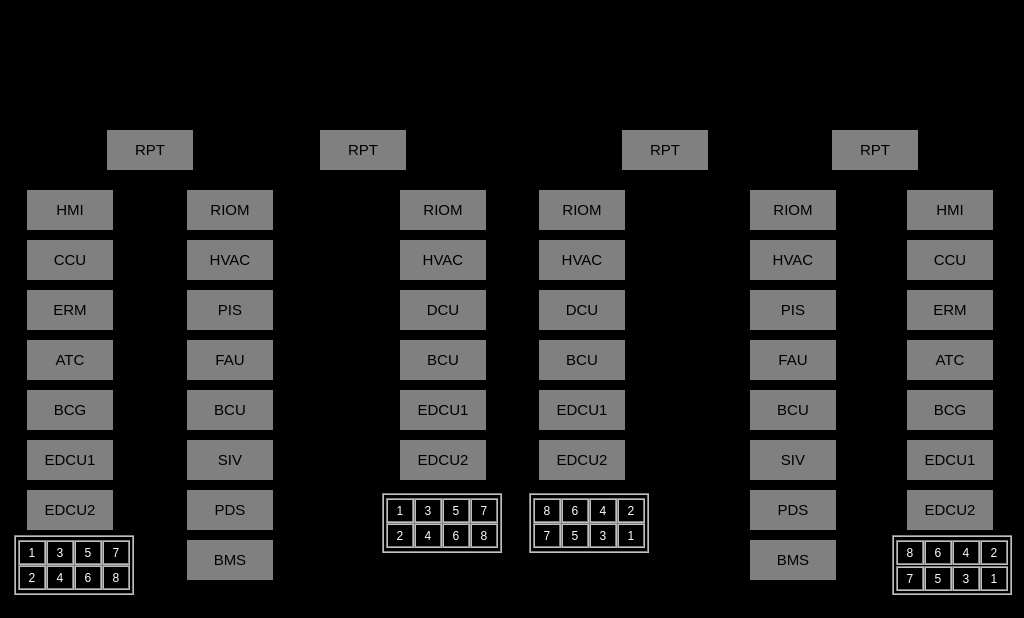
<?xml version="1.0" encoding="UTF-8"?>
<ui version="4.0">
 <class>NetWork</class>
 <widget class="QWidget" name="NetWork">
  <property name="geometry">
   <rect>
    <x>0</x>
    <y>0</y>
    <width>1024</width>
    <height>618</height>
   </rect>
  </property>
  <property name="windowTitle">
   <string>Form</string>
  </property>
  <property name="styleSheet">
   <string notr="true">QLabel
{
	color: white;
	border: 2px groove, gray;
    border-color: gray;
	font: 20px, &quot;SimHei&quot;;
	
}

QWidget
{
	background-color: black;
}</string>
  </property>
  <widget class="QLabel" name="rpt1">
   <property name="geometry">
    <rect>
     <x>107</x>
     <y>130</y>
     <width>86</width>
     <height>40</height>
    </rect>
   </property>
   <property name="styleSheet">
    <string notr="true">font: 15px;
color: rgb(0,0,0);
background-color: gray;
border: 0px;</string>
   </property>
   <property name="text">
    <string>RPT</string>
   </property>
   <property name="alignment">
    <set>Qt::AlignCenter</set>
   </property>
  </widget>
  <widget class="QLabel" name="rpt2">
   <property name="geometry">
    <rect>
     <x>320</x>
     <y>130</y>
     <width>86</width>
     <height>40</height>
    </rect>
   </property>
   <property name="styleSheet">
    <string notr="true">font: 15px;
color: rgb(0,0,0);
background-color: gray;
border: 0px;</string>
   </property>
   <property name="text">
    <string>RPT</string>
   </property>
   <property name="alignment">
    <set>Qt::AlignCenter</set>
   </property>
  </widget>
  <widget class="QLabel" name="rpt3">
   <property name="geometry">
    <rect>
     <x>622</x>
     <y>130</y>
     <width>86</width>
     <height>40</height>
    </rect>
   </property>
   <property name="styleSheet">
    <string notr="true">font: 15px;
color: rgb(0,0,0);
background-color: gray;
border: 0px;</string>
   </property>
   <property name="text">
    <string>RPT</string>
   </property>
   <property name="alignment">
    <set>Qt::AlignCenter</set>
   </property>
  </widget>
  <widget class="QLabel" name="rpt4">
   <property name="geometry">
    <rect>
     <x>832</x>
     <y>130</y>
     <width>86</width>
     <height>40</height>
    </rect>
   </property>
   <property name="styleSheet">
    <string notr="true">font: 15px;
color: rgb(0,0,0);
background-color: gray;
border: 0px;</string>
   </property>
   <property name="text">
    <string>RPT</string>
   </property>
   <property name="alignment">
    <set>Qt::AlignCenter</set>
   </property>
  </widget>
  <widget class="QLabel" name="hmi1">
   <property name="geometry">
    <rect>
     <x>27</x>
     <y>190</y>
     <width>86</width>
     <height>40</height>
    </rect>
   </property>
   <property name="styleSheet">
    <string notr="true">font: 15px;
color: rgb(0,0,0);
background-color: gray;
border: 0px;</string>
   </property>
   <property name="text">
    <string>HMI</string>
   </property>
   <property name="alignment">
    <set>Qt::AlignCenter</set>
   </property>
  </widget>
  <widget class="QLabel" name="hmi2">
   <property name="geometry">
    <rect>
     <x>907</x>
     <y>190</y>
     <width>86</width>
     <height>40</height>
    </rect>
   </property>
   <property name="styleSheet">
    <string notr="true">font: 15px;
color: rgb(0,0,0);
background-color: gray;
border: 0px;</string>
   </property>
   <property name="text">
    <string>HMI</string>
   </property>
   <property name="alignment">
    <set>Qt::AlignCenter</set>
   </property>
  </widget>
  <widget class="QLabel" name="ccu1">
   <property name="geometry">
    <rect>
     <x>27</x>
     <y>240</y>
     <width>86</width>
     <height>40</height>
    </rect>
   </property>
   <property name="styleSheet">
    <string notr="true">font: 15px;
color: rgb(0,0,0);
background-color: gray;
border: 0px;</string>
   </property>
   <property name="text">
    <string>CCU</string>
   </property>
   <property name="alignment">
    <set>Qt::AlignCenter</set>
   </property>
  </widget>
  <widget class="QLabel" name="ccu2">
   <property name="geometry">
    <rect>
     <x>907</x>
     <y>240</y>
     <width>86</width>
     <height>40</height>
    </rect>
   </property>
   <property name="styleSheet">
    <string notr="true">font: 15px;
color: rgb(0,0,0);
background-color: gray;
border: 0px;</string>
   </property>
   <property name="text">
    <string>CCU</string>
   </property>
   <property name="alignment">
    <set>Qt::AlignCenter</set>
   </property>
  </widget>
  <widget class="QLabel" name="erm1">
   <property name="geometry">
    <rect>
     <x>27</x>
     <y>290</y>
     <width>86</width>
     <height>40</height>
    </rect>
   </property>
   <property name="styleSheet">
    <string notr="true">font: 15px;
color: rgb(0,0,0);
background-color: gray;
border: 0px;</string>
   </property>
   <property name="text">
    <string>ERM</string>
   </property>
   <property name="alignment">
    <set>Qt::AlignCenter</set>
   </property>
  </widget>
  <widget class="QLabel" name="erm2">
   <property name="geometry">
    <rect>
     <x>907</x>
     <y>290</y>
     <width>86</width>
     <height>40</height>
    </rect>
   </property>
   <property name="styleSheet">
    <string notr="true">font: 15px;
color: rgb(0,0,0);
background-color: gray;
border: 0px;</string>
   </property>
   <property name="text">
    <string>ERM</string>
   </property>
   <property name="alignment">
    <set>Qt::AlignCenter</set>
   </property>
  </widget>
  <widget class="QLabel" name="riom1">
   <property name="geometry">
    <rect>
     <x>187</x>
     <y>190</y>
     <width>86</width>
     <height>40</height>
    </rect>
   </property>
   <property name="styleSheet">
    <string notr="true">font: 15px;
color: rgb(0,0,0);
background-color: gray;
border: 0px;</string>
   </property>
   <property name="text">
    <string>RIOM</string>
   </property>
   <property name="alignment">
    <set>Qt::AlignCenter</set>
   </property>
  </widget>
  <widget class="QLabel" name="riom2">
   <property name="geometry">
    <rect>
     <x>400</x>
     <y>190</y>
     <width>86</width>
     <height>40</height>
    </rect>
   </property>
   <property name="styleSheet">
    <string notr="true">font: 15px;
color: rgb(0,0,0);
background-color: gray;
border: 0px;</string>
   </property>
   <property name="text">
    <string>RIOM</string>
   </property>
   <property name="alignment">
    <set>Qt::AlignCenter</set>
   </property>
  </widget>
  <widget class="QLabel" name="riom3">
   <property name="geometry">
    <rect>
     <x>539</x>
     <y>190</y>
     <width>86</width>
     <height>40</height>
    </rect>
   </property>
   <property name="styleSheet">
    <string notr="true">font: 15px;
color: rgb(0,0,0);
background-color: gray;
border: 0px;</string>
   </property>
   <property name="text">
    <string>RIOM</string>
   </property>
   <property name="alignment">
    <set>Qt::AlignCenter</set>
   </property>
  </widget>
  <widget class="QLabel" name="riom4">
   <property name="geometry">
    <rect>
     <x>750</x>
     <y>190</y>
     <width>86</width>
     <height>40</height>
    </rect>
   </property>
   <property name="styleSheet">
    <string notr="true">font: 15px;
color: rgb(0,0,0);
background-color: gray;
border: 0px;</string>
   </property>
   <property name="text">
    <string>RIOM</string>
   </property>
   <property name="alignment">
    <set>Qt::AlignCenter</set>
   </property>
  </widget>
  <widget class="QLabel" name="HVAC1">
   <property name="geometry">
    <rect>
     <x>187</x>
     <y>240</y>
     <width>86</width>
     <height>40</height>
    </rect>
   </property>
   <property name="styleSheet">
    <string notr="true">font: 15px;
color: rgb(0,0,0);
background-color: gray;
border: 0px;</string>
   </property>
   <property name="text">
    <string>HVAC</string>
   </property>
   <property name="alignment">
    <set>Qt::AlignCenter</set>
   </property>
  </widget>
  <widget class="QLabel" name="HVAC2">
   <property name="geometry">
    <rect>
     <x>400</x>
     <y>240</y>
     <width>86</width>
     <height>40</height>
    </rect>
   </property>
   <property name="styleSheet">
    <string notr="true">font: 15px;
color: rgb(0,0,0);
background-color: gray;
border: 0px;</string>
   </property>
   <property name="text">
    <string>HVAC</string>
   </property>
   <property name="alignment">
    <set>Qt::AlignCenter</set>
   </property>
  </widget>
  <widget class="QLabel" name="HVAC3">
   <property name="geometry">
    <rect>
     <x>539</x>
     <y>240</y>
     <width>86</width>
     <height>40</height>
    </rect>
   </property>
   <property name="styleSheet">
    <string notr="true">font: 15px;
color: rgb(0,0,0);
background-color: gray;
border: 0px;</string>
   </property>
   <property name="text">
    <string>HVAC</string>
   </property>
   <property name="alignment">
    <set>Qt::AlignCenter</set>
   </property>
  </widget>
  <widget class="QLabel" name="HVAC4">
   <property name="geometry">
    <rect>
     <x>750</x>
     <y>240</y>
     <width>86</width>
     <height>40</height>
    </rect>
   </property>
   <property name="styleSheet">
    <string notr="true">font: 15px;
color: rgb(0,0,0);
background-color: gray;
border: 0px;</string>
   </property>
   <property name="text">
    <string>HVAC</string>
   </property>
   <property name="alignment">
    <set>Qt::AlignCenter</set>
   </property>
  </widget>
  <widget class="QLabel" name="pis1">
   <property name="geometry">
    <rect>
     <x>187</x>
     <y>290</y>
     <width>86</width>
     <height>40</height>
    </rect>
   </property>
   <property name="styleSheet">
    <string notr="true">font: 15px;
color: rgb(0,0,0);
background-color: gray;
border: 0px;</string>
   </property>
   <property name="text">
    <string>PIS</string>
   </property>
   <property name="alignment">
    <set>Qt::AlignCenter</set>
   </property>
  </widget>
  <widget class="QLabel" name="pis2">
   <property name="geometry">
    <rect>
     <x>750</x>
     <y>290</y>
     <width>86</width>
     <height>40</height>
    </rect>
   </property>
   <property name="styleSheet">
    <string notr="true">font: 15px;
color: rgb(0,0,0);
background-color: gray;
border: 0px;</string>
   </property>
   <property name="text">
    <string>PIS</string>
   </property>
   <property name="alignment">
    <set>Qt::AlignCenter</set>
   </property>
  </widget>
  <widget class="QLabel" name="dcu1">
   <property name="geometry">
    <rect>
     <x>400</x>
     <y>290</y>
     <width>86</width>
     <height>40</height>
    </rect>
   </property>
   <property name="styleSheet">
    <string notr="true">font: 15px;
color: rgb(0,0,0);
background-color: gray;
border: 0px;</string>
   </property>
   <property name="text">
    <string>DCU</string>
   </property>
   <property name="alignment">
    <set>Qt::AlignCenter</set>
   </property>
  </widget>
  <widget class="QLabel" name="dcu2">
   <property name="geometry">
    <rect>
     <x>539</x>
     <y>290</y>
     <width>86</width>
     <height>40</height>
    </rect>
   </property>
   <property name="styleSheet">
    <string notr="true">font: 15px;
color: rgb(0,0,0);
background-color: gray;
border: 0px;</string>
   </property>
   <property name="text">
    <string>DCU</string>
   </property>
   <property name="alignment">
    <set>Qt::AlignCenter</set>
   </property>
  </widget>
  <widget class="QLabel" name="edcu1">
   <property name="geometry">
    <rect>
     <x>27</x>
     <y>440</y>
     <width>86</width>
     <height>40</height>
    </rect>
   </property>
   <property name="styleSheet">
    <string notr="true">font: 15px;
color: rgb(0,0,0);
background-color: gray;
border: 0px;</string>
   </property>
   <property name="text">
    <string>EDCU1</string>
   </property>
   <property name="alignment">
    <set>Qt::AlignCenter</set>
   </property>
  </widget>
  <widget class="QLabel" name="edcu2">
   <property name="geometry">
    <rect>
     <x>27</x>
     <y>490</y>
     <width>86</width>
     <height>40</height>
    </rect>
   </property>
   <property name="styleSheet">
    <string notr="true">font: 15px;
color: rgb(0,0,0);
background-color: gray;
border: 0px;</string>
   </property>
   <property name="text">
    <string>EDCU2</string>
   </property>
   <property name="alignment">
    <set>Qt::AlignCenter</set>
   </property>
  </widget>
  <widget class="QLabel" name="edcu3">
   <property name="geometry">
    <rect>
     <x>400</x>
     <y>390</y>
     <width>86</width>
     <height>40</height>
    </rect>
   </property>
   <property name="styleSheet">
    <string notr="true">font: 15px;
color: rgb(0,0,0);
background-color: gray;
border: 0px;</string>
   </property>
   <property name="text">
    <string>EDCU1</string>
   </property>
   <property name="alignment">
    <set>Qt::AlignCenter</set>
   </property>
  </widget>
  <widget class="QLabel" name="edcu4">
   <property name="geometry">
    <rect>
     <x>400</x>
     <y>440</y>
     <width>86</width>
     <height>40</height>
    </rect>
   </property>
   <property name="styleSheet">
    <string notr="true">font: 15px;
color: rgb(0,0,0);
background-color: gray;
border: 0px;</string>
   </property>
   <property name="text">
    <string>EDCU2</string>
   </property>
   <property name="alignment">
    <set>Qt::AlignCenter</set>
   </property>
  </widget>
  <widget class="QLabel" name="edcu5">
   <property name="geometry">
    <rect>
     <x>539</x>
     <y>390</y>
     <width>86</width>
     <height>40</height>
    </rect>
   </property>
   <property name="styleSheet">
    <string notr="true">font: 15px;
color: rgb(0,0,0);
background-color: gray;
border: 0px;</string>
   </property>
   <property name="text">
    <string>EDCU1</string>
   </property>
   <property name="alignment">
    <set>Qt::AlignCenter</set>
   </property>
  </widget>
  <widget class="QLabel" name="edcu6">
   <property name="geometry">
    <rect>
     <x>539</x>
     <y>440</y>
     <width>86</width>
     <height>40</height>
    </rect>
   </property>
   <property name="styleSheet">
    <string notr="true">font: 15px;
color: rgb(0,0,0);
background-color: gray;
border: 0px;</string>
   </property>
   <property name="text">
    <string>EDCU2</string>
   </property>
   <property name="alignment">
    <set>Qt::AlignCenter</set>
   </property>
  </widget>
  <widget class="QLabel" name="edcu7">
   <property name="geometry">
    <rect>
     <x>907</x>
     <y>440</y>
     <width>86</width>
     <height>40</height>
    </rect>
   </property>
   <property name="styleSheet">
    <string notr="true">font: 15px;
color: rgb(0,0,0);
background-color: gray;
border: 0px;</string>
   </property>
   <property name="text">
    <string>EDCU1</string>
   </property>
   <property name="alignment">
    <set>Qt::AlignCenter</set>
   </property>
  </widget>
  <widget class="QLabel" name="edcu8">
   <property name="geometry">
    <rect>
     <x>907</x>
     <y>490</y>
     <width>86</width>
     <height>40</height>
    </rect>
   </property>
   <property name="styleSheet">
    <string notr="true">font: 15px;
color: rgb(0,0,0);
background-color: gray;
border: 0px;</string>
   </property>
   <property name="text">
    <string>EDCU2</string>
   </property>
   <property name="alignment">
    <set>Qt::AlignCenter</set>
   </property>
  </widget>
  <widget class="QLabel" name="fau1">
   <property name="geometry">
    <rect>
     <x>187</x>
     <y>340</y>
     <width>86</width>
     <height>40</height>
    </rect>
   </property>
   <property name="styleSheet">
    <string notr="true">font: 15px;
color: rgb(0,0,0);
background-color: gray;
border: 0px;</string>
   </property>
   <property name="text">
    <string>FAU</string>
   </property>
   <property name="alignment">
    <set>Qt::AlignCenter</set>
   </property>
  </widget>
  <widget class="QLabel" name="fau2">
   <property name="geometry">
    <rect>
     <x>750</x>
     <y>340</y>
     <width>86</width>
     <height>40</height>
    </rect>
   </property>
   <property name="styleSheet">
    <string notr="true">font: 15px;
color: rgb(0,0,0);
background-color: gray;
border: 0px;</string>
   </property>
   <property name="text">
    <string>FAU</string>
   </property>
   <property name="alignment">
    <set>Qt::AlignCenter</set>
   </property>
  </widget>
  <widget class="QLabel" name="bcu1">
   <property name="geometry">
    <rect>
     <x>187</x>
     <y>390</y>
     <width>86</width>
     <height>40</height>
    </rect>
   </property>
   <property name="styleSheet">
    <string notr="true">font: 15px;
color: rgb(0,0,0);
background-color: gray;
border: 0px;</string>
   </property>
   <property name="text">
    <string>BCU</string>
   </property>
   <property name="alignment">
    <set>Qt::AlignCenter</set>
   </property>
  </widget>
  <widget class="QLabel" name="bcu4">
   <property name="geometry">
    <rect>
     <x>750</x>
     <y>390</y>
     <width>86</width>
     <height>40</height>
    </rect>
   </property>
   <property name="styleSheet">
    <string notr="true">font: 15px;
color: rgb(0,0,0);
background-color: gray;
border: 0px;</string>
   </property>
   <property name="text">
    <string>BCU</string>
   </property>
   <property name="alignment">
    <set>Qt::AlignCenter</set>
   </property>
  </widget>
  <widget class="QLabel" name="atc1">
   <property name="geometry">
    <rect>
     <x>27</x>
     <y>340</y>
     <width>86</width>
     <height>40</height>
    </rect>
   </property>
   <property name="styleSheet">
    <string notr="true">font: 15px;
color: rgb(0,0,0);
background-color: gray;
border: 0px;</string>
   </property>
   <property name="text">
    <string>ATC</string>
   </property>
   <property name="alignment">
    <set>Qt::AlignCenter</set>
   </property>
  </widget>
  <widget class="QLabel" name="atc2">
   <property name="geometry">
    <rect>
     <x>907</x>
     <y>340</y>
     <width>86</width>
     <height>40</height>
    </rect>
   </property>
   <property name="styleSheet">
    <string notr="true">font: 15px;
color: rgb(0,0,0);
background-color: gray;
border: 0px;</string>
   </property>
   <property name="text">
    <string>ATC</string>
   </property>
   <property name="alignment">
    <set>Qt::AlignCenter</set>
   </property>
  </widget>
  <widget class="QLabel" name="siv1">
   <property name="geometry">
    <rect>
     <x>187</x>
     <y>440</y>
     <width>86</width>
     <height>40</height>
    </rect>
   </property>
   <property name="styleSheet">
    <string notr="true">font: 15px;
color: rgb(0,0,0);
background-color: gray;
border: 0px;</string>
   </property>
   <property name="text">
    <string>SIV</string>
   </property>
   <property name="alignment">
    <set>Qt::AlignCenter</set>
   </property>
  </widget>
  <widget class="QLabel" name="bcu2">
   <property name="geometry">
    <rect>
     <x>400</x>
     <y>340</y>
     <width>86</width>
     <height>40</height>
    </rect>
   </property>
   <property name="styleSheet">
    <string notr="true">font: 15px;
color: rgb(0,0,0);
background-color: gray;
border: 0px;</string>
   </property>
   <property name="text">
    <string>BCU</string>
   </property>
   <property name="alignment">
    <set>Qt::AlignCenter</set>
   </property>
  </widget>
  <widget class="QLabel" name="bcu3">
   <property name="geometry">
    <rect>
     <x>539</x>
     <y>340</y>
     <width>86</width>
     <height>40</height>
    </rect>
   </property>
   <property name="styleSheet">
    <string notr="true">font: 15px;
color: rgb(0,0,0);
background-color: gray;
border: 0px;</string>
   </property>
   <property name="text">
    <string>BCU</string>
   </property>
   <property name="alignment">
    <set>Qt::AlignCenter</set>
   </property>
  </widget>
  <widget class="QLabel" name="siv2">
   <property name="geometry">
    <rect>
     <x>750</x>
     <y>440</y>
     <width>86</width>
     <height>40</height>
    </rect>
   </property>
   <property name="styleSheet">
    <string notr="true">font: 15px;
color: rgb(0,0,0);
background-color: gray;
border: 0px;</string>
   </property>
   <property name="text">
    <string>SIV</string>
   </property>
   <property name="alignment">
    <set>Qt::AlignCenter</set>
   </property>
  </widget>
  <widget class="QLabel" name="PDS1">
   <property name="geometry">
    <rect>
     <x>187</x>
     <y>490</y>
     <width>86</width>
     <height>40</height>
    </rect>
   </property>
   <property name="styleSheet">
    <string notr="true">font: 15px;
color: rgb(0,0,0);
background-color: gray;
border: 0px;</string>
   </property>
   <property name="text">
    <string>PDS</string>
   </property>
   <property name="alignment">
    <set>Qt::AlignCenter</set>
   </property>
  </widget>
  <widget class="QLabel" name="PDS2">
   <property name="geometry">
    <rect>
     <x>750</x>
     <y>490</y>
     <width>86</width>
     <height>40</height>
    </rect>
   </property>
   <property name="styleSheet">
    <string notr="true">font: 15px;
color: rgb(0,0,0);
background-color: gray;
border: 0px;</string>
   </property>
   <property name="text">
    <string>PDS</string>
   </property>
   <property name="alignment">
    <set>Qt::AlignCenter</set>
   </property>
  </widget>
  <widget class="QLabel" name="bcg1">
   <property name="geometry">
    <rect>
     <x>27</x>
     <y>390</y>
     <width>86</width>
     <height>40</height>
    </rect>
   </property>
   <property name="styleSheet">
    <string notr="true">font: 15px;
color: rgb(0,0,0);
background-color: gray;
border: 0px;</string>
   </property>
   <property name="text">
    <string>BCG</string>
   </property>
   <property name="alignment">
    <set>Qt::AlignCenter</set>
   </property>
  </widget>
  <widget class="QLabel" name="bcg2">
   <property name="geometry">
    <rect>
     <x>907</x>
     <y>390</y>
     <width>86</width>
     <height>40</height>
    </rect>
   </property>
   <property name="styleSheet">
    <string notr="true">font: 15px;
color: rgb(0,0,0);
background-color: gray;
border: 0px;</string>
   </property>
   <property name="text">
    <string>BCG</string>
   </property>
   <property name="alignment">
    <set>Qt::AlignCenter</set>
   </property>
  </widget>
  <widget class="QLabel" name="BMS2">
   <property name="geometry">
    <rect>
     <x>750</x>
     <y>540</y>
     <width>86</width>
     <height>40</height>
    </rect>
   </property>
   <property name="styleSheet">
    <string notr="true">font: 15px;
color: rgb(0,0,0);
background-color: gray;
border: 0px;</string>
   </property>
   <property name="text">
    <string>BMS</string>
   </property>
   <property name="alignment">
    <set>Qt::AlignCenter</set>
   </property>
  </widget>
  <widget class="QLabel" name="BMS1">
   <property name="geometry">
    <rect>
     <x>187</x>
     <y>540</y>
     <width>86</width>
     <height>40</height>
    </rect>
   </property>
   <property name="styleSheet">
    <string notr="true">font: 15px;
color: rgb(0,0,0);
background-color: gray;
border: 0px;</string>
   </property>
   <property name="text">
    <string>BMS</string>
   </property>
   <property name="alignment">
    <set>Qt::AlignCenter</set>
   </property>
  </widget>
  <widget class="QLabel" name="label_door11">
   <property name="geometry">
    <rect>
     <x>18</x>
     <y>540</y>
     <width>28</width>
     <height>25</height>
    </rect>
   </property>
   <property name="text">
    <string>1</string>
   </property>
   <property name="alignment">
    <set>Qt::AlignCenter</set>
   </property>
  </widget>
  <widget class="QLabel" name="label_door13">
   <property name="geometry">
    <rect>
     <x>46</x>
     <y>540</y>
     <width>28</width>
     <height>25</height>
    </rect>
   </property>
   <property name="text">
    <string>3</string>
   </property>
   <property name="alignment">
    <set>Qt::AlignCenter</set>
   </property>
  </widget>
  <widget class="QLabel" name="label_door15">
   <property name="geometry">
    <rect>
     <x>74</x>
     <y>540</y>
     <width>28</width>
     <height>25</height>
    </rect>
   </property>
   <property name="text">
    <string>5</string>
   </property>
   <property name="alignment">
    <set>Qt::AlignCenter</set>
   </property>
  </widget>
  <widget class="QLabel" name="label_door17">
   <property name="geometry">
    <rect>
     <x>102</x>
     <y>540</y>
     <width>28</width>
     <height>25</height>
    </rect>
   </property>
   <property name="text">
    <string>7</string>
   </property>
   <property name="alignment">
    <set>Qt::AlignCenter</set>
   </property>
  </widget>
  <widget class="QLabel" name="label_door18">
   <property name="geometry">
    <rect>
     <x>102</x>
     <y>565</y>
     <width>28</width>
     <height>25</height>
    </rect>
   </property>
   <property name="text">
    <string>8</string>
   </property>
   <property name="alignment">
    <set>Qt::AlignCenter</set>
   </property>
  </widget>
  <widget class="QLabel" name="label_door16">
   <property name="geometry">
    <rect>
     <x>74</x>
     <y>565</y>
     <width>28</width>
     <height>25</height>
    </rect>
   </property>
   <property name="text">
    <string>6</string>
   </property>
   <property name="alignment">
    <set>Qt::AlignCenter</set>
   </property>
  </widget>
  <widget class="QLabel" name="label_door12">
   <property name="geometry">
    <rect>
     <x>18</x>
     <y>565</y>
     <width>28</width>
     <height>25</height>
    </rect>
   </property>
   <property name="text">
    <string>2</string>
   </property>
   <property name="alignment">
    <set>Qt::AlignCenter</set>
   </property>
  </widget>
  <widget class="QLabel" name="label_door14">
   <property name="geometry">
    <rect>
     <x>46</x>
     <y>565</y>
     <width>28</width>
     <height>25</height>
    </rect>
   </property>
   <property name="text">
    <string>4</string>
   </property>
   <property name="alignment">
    <set>Qt::AlignCenter</set>
   </property>
  </widget>
  <widget class="QLabel" name="label_door28">
   <property name="geometry">
    <rect>
     <x>470</x>
     <y>523</y>
     <width>28</width>
     <height>25</height>
    </rect>
   </property>
   <property name="text">
    <string>8</string>
   </property>
   <property name="alignment">
    <set>Qt::AlignCenter</set>
   </property>
  </widget>
  <widget class="QLabel" name="label_door24">
   <property name="geometry">
    <rect>
     <x>414</x>
     <y>523</y>
     <width>28</width>
     <height>25</height>
    </rect>
   </property>
   <property name="text">
    <string>4</string>
   </property>
   <property name="alignment">
    <set>Qt::AlignCenter</set>
   </property>
  </widget>
  <widget class="QLabel" name="label_door27">
   <property name="geometry">
    <rect>
     <x>470</x>
     <y>498</y>
     <width>28</width>
     <height>25</height>
    </rect>
   </property>
   <property name="text">
    <string>7</string>
   </property>
   <property name="alignment">
    <set>Qt::AlignCenter</set>
   </property>
  </widget>
  <widget class="QLabel" name="label_door25">
   <property name="geometry">
    <rect>
     <x>442</x>
     <y>498</y>
     <width>28</width>
     <height>25</height>
    </rect>
   </property>
   <property name="text">
    <string>5</string>
   </property>
   <property name="alignment">
    <set>Qt::AlignCenter</set>
   </property>
  </widget>
  <widget class="QLabel" name="label_door22">
   <property name="geometry">
    <rect>
     <x>386</x>
     <y>523</y>
     <width>28</width>
     <height>25</height>
    </rect>
   </property>
   <property name="text">
    <string>2</string>
   </property>
   <property name="alignment">
    <set>Qt::AlignCenter</set>
   </property>
  </widget>
  <widget class="QLabel" name="label_door21">
   <property name="geometry">
    <rect>
     <x>386</x>
     <y>498</y>
     <width>28</width>
     <height>25</height>
    </rect>
   </property>
   <property name="text">
    <string>1</string>
   </property>
   <property name="alignment">
    <set>Qt::AlignCenter</set>
   </property>
  </widget>
  <widget class="QLabel" name="label_door23">
   <property name="geometry">
    <rect>
     <x>414</x>
     <y>498</y>
     <width>28</width>
     <height>25</height>
    </rect>
   </property>
   <property name="text">
    <string>3</string>
   </property>
   <property name="alignment">
    <set>Qt::AlignCenter</set>
   </property>
  </widget>
  <widget class="QLabel" name="label_door26">
   <property name="geometry">
    <rect>
     <x>442</x>
     <y>523</y>
     <width>28</width>
     <height>25</height>
    </rect>
   </property>
   <property name="text">
    <string>6</string>
   </property>
   <property name="alignment">
    <set>Qt::AlignCenter</set>
   </property>
  </widget>
  <widget class="QLabel" name="label_door31">
   <property name="geometry">
    <rect>
     <x>617</x>
     <y>523</y>
     <width>28</width>
     <height>25</height>
    </rect>
   </property>
   <property name="text">
    <string>1</string>
   </property>
   <property name="alignment">
    <set>Qt::AlignCenter</set>
   </property>
  </widget>
  <widget class="QLabel" name="label_door32">
   <property name="geometry">
    <rect>
     <x>617</x>
     <y>498</y>
     <width>28</width>
     <height>25</height>
    </rect>
   </property>
   <property name="text">
    <string>2</string>
   </property>
   <property name="alignment">
    <set>Qt::AlignCenter</set>
   </property>
  </widget>
  <widget class="QLabel" name="label_door38">
   <property name="geometry">
    <rect>
     <x>533</x>
     <y>498</y>
     <width>28</width>
     <height>25</height>
    </rect>
   </property>
   <property name="text">
    <string>8</string>
   </property>
   <property name="alignment">
    <set>Qt::AlignCenter</set>
   </property>
  </widget>
  <widget class="QLabel" name="label_door34">
   <property name="geometry">
    <rect>
     <x>589</x>
     <y>498</y>
     <width>28</width>
     <height>25</height>
    </rect>
   </property>
   <property name="text">
    <string>4</string>
   </property>
   <property name="alignment">
    <set>Qt::AlignCenter</set>
   </property>
  </widget>
  <widget class="QLabel" name="label_door33">
   <property name="geometry">
    <rect>
     <x>589</x>
     <y>523</y>
     <width>28</width>
     <height>25</height>
    </rect>
   </property>
   <property name="text">
    <string>3</string>
   </property>
   <property name="alignment">
    <set>Qt::AlignCenter</set>
   </property>
  </widget>
  <widget class="QLabel" name="label_door37">
   <property name="geometry">
    <rect>
     <x>533</x>
     <y>523</y>
     <width>28</width>
     <height>25</height>
    </rect>
   </property>
   <property name="text">
    <string>7</string>
   </property>
   <property name="alignment">
    <set>Qt::AlignCenter</set>
   </property>
  </widget>
  <widget class="QLabel" name="label_door36">
   <property name="geometry">
    <rect>
     <x>561</x>
     <y>498</y>
     <width>28</width>
     <height>25</height>
    </rect>
   </property>
   <property name="text">
    <string>6</string>
   </property>
   <property name="alignment">
    <set>Qt::AlignCenter</set>
   </property>
  </widget>
  <widget class="QLabel" name="label_door35">
   <property name="geometry">
    <rect>
     <x>561</x>
     <y>523</y>
     <width>28</width>
     <height>25</height>
    </rect>
   </property>
   <property name="text">
    <string>5</string>
   </property>
   <property name="alignment">
    <set>Qt::AlignCenter</set>
   </property>
  </widget>
  <widget class="QLabel" name="label_door41">
   <property name="geometry">
    <rect>
     <x>980</x>
     <y>566</y>
     <width>28</width>
     <height>25</height>
    </rect>
   </property>
   <property name="text">
    <string>1</string>
   </property>
   <property name="alignment">
    <set>Qt::AlignCenter</set>
   </property>
  </widget>
  <widget class="QLabel" name="label_door42">
   <property name="geometry">
    <rect>
     <x>980</x>
     <y>540</y>
     <width>28</width>
     <height>25</height>
    </rect>
   </property>
   <property name="text">
    <string>2</string>
   </property>
   <property name="alignment">
    <set>Qt::AlignCenter</set>
   </property>
  </widget>
  <widget class="QLabel" name="label_door48">
   <property name="geometry">
    <rect>
     <x>896</x>
     <y>540</y>
     <width>28</width>
     <height>25</height>
    </rect>
   </property>
   <property name="text">
    <string>8</string>
   </property>
   <property name="alignment">
    <set>Qt::AlignCenter</set>
   </property>
  </widget>
  <widget class="QLabel" name="label_door43">
   <property name="geometry">
    <rect>
     <x>952</x>
     <y>566</y>
     <width>28</width>
     <height>25</height>
    </rect>
   </property>
   <property name="text">
    <string>3</string>
   </property>
   <property name="alignment">
    <set>Qt::AlignCenter</set>
   </property>
  </widget>
  <widget class="QLabel" name="label_door46">
   <property name="geometry">
    <rect>
     <x>924</x>
     <y>540</y>
     <width>28</width>
     <height>25</height>
    </rect>
   </property>
   <property name="text">
    <string>6</string>
   </property>
   <property name="alignment">
    <set>Qt::AlignCenter</set>
   </property>
  </widget>
  <widget class="QLabel" name="label_door45">
   <property name="geometry">
    <rect>
     <x>924</x>
     <y>566</y>
     <width>28</width>
     <height>25</height>
    </rect>
   </property>
   <property name="text">
    <string>5</string>
   </property>
   <property name="alignment">
    <set>Qt::AlignCenter</set>
   </property>
  </widget>
  <widget class="QLabel" name="label_door47">
   <property name="geometry">
    <rect>
     <x>896</x>
     <y>566</y>
     <width>28</width>
     <height>25</height>
    </rect>
   </property>
   <property name="text">
    <string>7</string>
   </property>
   <property name="alignment">
    <set>Qt::AlignCenter</set>
   </property>
  </widget>
  <widget class="QLabel" name="label_door44">
   <property name="geometry">
    <rect>
     <x>952</x>
     <y>540</y>
     <width>28</width>
     <height>25</height>
    </rect>
   </property>
   <property name="text">
    <string>4</string>
   </property>
   <property name="alignment">
    <set>Qt::AlignCenter</set>
   </property>
  </widget>
  <widget class="QLabel" name="label">
   <property name="geometry">
    <rect>
     <x>382</x>
     <y>493</y>
     <width>120</width>
     <height>60</height>
    </rect>
   </property>
   <property name="text">
    <string/>
   </property>
  </widget>
  <widget class="QLabel" name="label_2">
   <property name="geometry">
    <rect>
     <x>529</x>
     <y>493</y>
     <width>120</width>
     <height>60</height>
    </rect>
   </property>
   <property name="text">
    <string/>
   </property>
  </widget>
  <widget class="QLabel" name="label_3">
   <property name="geometry">
    <rect>
     <x>14</x>
     <y>535</y>
     <width>120</width>
     <height>60</height>
    </rect>
   </property>
   <property name="text">
    <string/>
   </property>
  </widget>
  <widget class="QLabel" name="label_4">
   <property name="geometry">
    <rect>
     <x>892</x>
     <y>535</y>
     <width>120</width>
     <height>60</height>
    </rect>
   </property>
   <property name="text">
    <string/>
   </property>
  </widget>
  <zorder>label_2</zorder>
  <zorder>label</zorder>
  <zorder>label_4</zorder>
  <zorder>label_3</zorder>
  <zorder>rpt1</zorder>
  <zorder>rpt2</zorder>
  <zorder>rpt3</zorder>
  <zorder>rpt4</zorder>
  <zorder>hmi1</zorder>
  <zorder>hmi2</zorder>
  <zorder>ccu1</zorder>
  <zorder>ccu2</zorder>
  <zorder>erm1</zorder>
  <zorder>erm2</zorder>
  <zorder>riom1</zorder>
  <zorder>riom2</zorder>
  <zorder>riom3</zorder>
  <zorder>riom4</zorder>
  <zorder>HVAC1</zorder>
  <zorder>HVAC2</zorder>
  <zorder>HVAC3</zorder>
  <zorder>HVAC4</zorder>
  <zorder>pis1</zorder>
  <zorder>pis2</zorder>
  <zorder>dcu1</zorder>
  <zorder>dcu2</zorder>
  <zorder>edcu1</zorder>
  <zorder>edcu2</zorder>
  <zorder>edcu3</zorder>
  <zorder>edcu4</zorder>
  <zorder>edcu5</zorder>
  <zorder>edcu6</zorder>
  <zorder>edcu7</zorder>
  <zorder>edcu8</zorder>
  <zorder>fau1</zorder>
  <zorder>fau2</zorder>
  <zorder>bcu1</zorder>
  <zorder>bcu4</zorder>
  <zorder>atc1</zorder>
  <zorder>atc2</zorder>
  <zorder>siv1</zorder>
  <zorder>bcu2</zorder>
  <zorder>bcu3</zorder>
  <zorder>siv2</zorder>
  <zorder>PDS1</zorder>
  <zorder>PDS2</zorder>
  <zorder>bcg1</zorder>
  <zorder>bcg2</zorder>
  <zorder>BMS2</zorder>
  <zorder>BMS1</zorder>
  <zorder>label_door11</zorder>
  <zorder>label_door13</zorder>
  <zorder>label_door15</zorder>
  <zorder>label_door17</zorder>
  <zorder>label_door18</zorder>
  <zorder>label_door16</zorder>
  <zorder>label_door12</zorder>
  <zorder>label_door14</zorder>
  <zorder>label_door28</zorder>
  <zorder>label_door24</zorder>
  <zorder>label_door27</zorder>
  <zorder>label_door25</zorder>
  <zorder>label_door22</zorder>
  <zorder>label_door21</zorder>
  <zorder>label_door23</zorder>
  <zorder>label_door26</zorder>
  <zorder>label_door31</zorder>
  <zorder>label_door32</zorder>
  <zorder>label_door38</zorder>
  <zorder>label_door34</zorder>
  <zorder>label_door33</zorder>
  <zorder>label_door37</zorder>
  <zorder>label_door36</zorder>
  <zorder>label_door35</zorder>
  <zorder>label_door41</zorder>
  <zorder>label_door42</zorder>
  <zorder>label_door48</zorder>
  <zorder>label_door43</zorder>
  <zorder>label_door46</zorder>
  <zorder>label_door45</zorder>
  <zorder>label_door47</zorder>
  <zorder>label_door44</zorder>
 </widget>
 <resources/>
 <connections/>
</ui>
